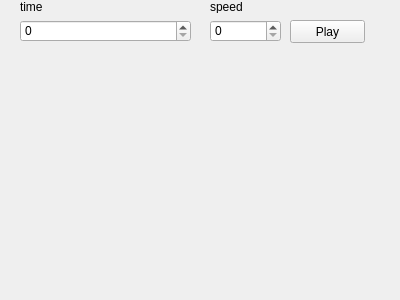
<?xml version="1.0" encoding="UTF-8"?>
<ui version="4.0">
 <class>ControlWidget</class>
 <widget class="QDockWidget" name="ControlWidget">
  <property name="geometry">
   <rect>
    <x>0</x>
    <y>0</y>
    <width>400</width>
    <height>300</height>
   </rect>
  </property>
  <property name="windowTitle">
   <string>DockWidget</string>
  </property>
  <widget class="QWidget" name="dockWidgetContents">
   <widget class="QSpinBox" name="spinBoxTime">
    <property name="geometry">
     <rect>
      <x>20</x>
      <y>20</y>
      <width>171</width>
      <height>22</height>
     </rect>
    </property>
   </widget>
   <widget class="QLabel" name="label">
    <property name="geometry">
     <rect>
      <x>20</x>
      <y>0</y>
      <width>47</width>
      <height>13</height>
     </rect>
    </property>
    <property name="text">
     <string>time</string>
    </property>
   </widget>
   <widget class="QLabel" name="label_2">
    <property name="geometry">
     <rect>
      <x>210</x>
      <y>0</y>
      <width>47</width>
      <height>13</height>
     </rect>
    </property>
    <property name="text">
     <string>speed</string>
    </property>
   </widget>
   <widget class="QSpinBox" name="spinBoxSpeed">
    <property name="geometry">
     <rect>
      <x>210</x>
      <y>20</y>
      <width>71</width>
      <height>22</height>
     </rect>
    </property>
   </widget>
   <widget class="QPushButton" name="pushButtonPlay">
    <property name="geometry">
     <rect>
      <x>290</x>
      <y>20</y>
      <width>75</width>
      <height>23</height>
     </rect>
    </property>
    <property name="text">
     <string>Play</string>
    </property>
   </widget>
  </widget>
 </widget>
 <resources/>
 <connections/>
</ui>
